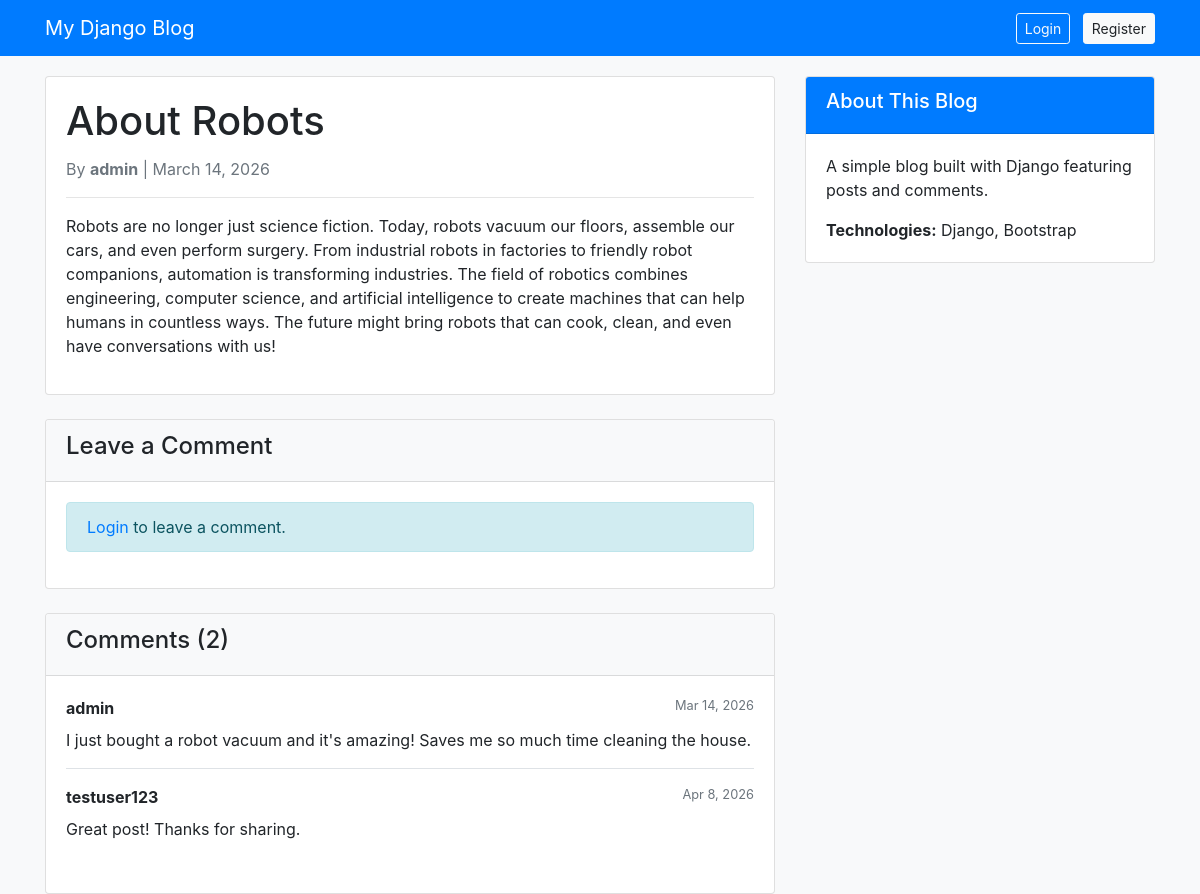
Page /about-robots/ on the committed database.
### blogapp/models.py (models this page shows, shortened)
class Post(models.Model):
    title = models.CharField(max_length=200, unique=True)
    slug = models.SlugField(max_length=200, unique=True)
    author = models.ForeignKey(User, on_delete=models.CASCADE, related_name='blog_posts')
    updated_on = models.DateTimeField(auto_now=True)
    content = models.TextField()
    created_on = models.DateTimeField(auto_now_add=True)
    status = models.IntegerField(choices=STATUS, default=0)
    class Meta:
        ordering = ['-created_on']

class Comment(models.Model):
    post = models.ForeignKey(Post, on_delete=models.CASCADE, related_name='comments')
    author = models.ForeignKey(User, on_delete=models.CASCADE)
    text = models.TextField()
    created_at = models.DateTimeField(auto_now_add=True)
    class Meta:
        ordering = ['created_at']

### blogapp/views.py (the view, shortened to what this page needs)
# urls.py: path('<slug:slug>/', views.PostDetail.as_view(), name='post_detail'),
class PostDetail(generic.DetailView):
    model = Post
    template_name = 'post_detail.html'
    def get_context_data(self, **kwargs):
        context = super().get_context_data(**kwargs)
        post = self.get_object()
        logger.info(f"PostDetail: Viewing post with slug: {post.slug}")
        context['comments'] = post.comments.all()
        logger.debug(f"Found {post.comments.count()} comments for this post")
        return context

### templates/post_detail.html
{% extends "base.html" %}
{% block content %}
<div class="row">
    <div class="col-md-8">
        <div class="card mb-4">
            <div class="card-body">
                <h1 class="card-title">{{ post.title }}</h1>
                <p class="text-muted">
                    By <strong>{{ post.author }}</strong> |
                    {{ post.created_on|date:"F j, Y" }}
                </p>
                <hr>
                <p class="card-text">{{ post.content|linebreaks }}</p>
            </div>
        </div>
        <div class="card mb-4">
            <div class="card-header bg-light">
                <h4>Leave a Comment</h4>
            </div>
            <div class="card-body">
                {% if user.is_authenticated %}
                    <form method="POST">
                        {% csrf_token %}
                        <div class="form-group">
                            <textarea name="comment_text" class="form-control" rows="3" placeholder="Write your comment here..." required></textarea>
                        </div>
                        <button type="submit" class="btn btn-primary">Post Comment</button>
                    </form>
                {% else %}
                    <div class="alert alert-info">
                        <a href="/login">Login</a> to leave a comment.
                    </div>
                {% endif %}
            </div>
        </div>
        <div class="card">
            <div class="card-header bg-light">
                <h4>Comments ({{ comments.count }})</h4>
            </div>
            <div class="card-body">
                {% for comment in comments %}
                <div class="mb-3 pb-3 {% if not forloop.last %}border-bottom{% endif %}">
                    <div class="d-flex justify-content-between">
                        <strong>{{ comment.author.username }}</strong>
                        <small class="text-muted">{{ comment.created_at|date:"M j, Y" }}</small>
                    </div>
                    <p class="mb-0 mt-2">{{ comment.text }}</p>
                </div>
                {% empty %}
                <p class="text-muted">No comments yet. Be the first to comment!</p>
                {% endfor %}
            </div>
        </div>
    </div>
    {% include 'sidebar.html' %}
</div>
{% endblock %}

### templates/base.html (shortened to what this page needs)
<!DOCTYPE html>
<html>
<head>
    <link rel="stylesheet" href="https://maxcdn.bootstrapcdn.com/bootstrap/4.0.0/css/bootstrap.min.css">
</head>
<body>
    <nav class="navbar navbar-expand-lg navbar-dark bg-primary">
        <div class="container">
            <a class="navbar-brand" href="{% url 'home' %}">My Django Blog</a>
            <div class="ml-auto">
                {% if user.is_authenticated %}
                    <span class="navbar-text text-white mr-3">Welcome, {{ user.username }}!</span>
                    <a href="/logout" class="btn btn-outline-light btn-sm">Logout</a>
                {% else %}
                    <a href="/login" class="btn btn-outline-light btn-sm mr-2">Login</a>
                    <a href="/register" class="btn btn-light btn-sm">Register</a>
                {% endif %}
            </div>
        </div>
    </nav>
    <div class="container">
        {% block content %}
        {% endblock %}
    </div>
</body>
</html>

### templates/sidebar.html
<div class="col-md-4">
    <div class="card mb-4">
        <div class="card-header bg-primary text-white">
            <h5>About This Blog</h5>
        </div>
        <div class="card-body">
            <p>A simple blog built with Django featuring posts and comments.</p>
            <p class="mb-0"><strong>Technologies:</strong> Django, Bootstrap</p>
        </div>
    </div>
</div>

### templates/base.html (style rules this page uses)
body { background-color: #f8f9fa; }
.navbar { margin-bottom: 20px; }

### rows in the picture
Post: title "About Robots", author "admin", created_on "March 14, 2026", content "Robots are no longer just science fiction. Today, robots vacuum our floors, assemble our cars, and even perform surgery. From industrial robots in factories to friendly robot companions, automation is transforming industries. The field of robotics combines engineering, computer science, and artificial intelligence to create machines that can help humans in countless ways. The future might bring robots that can cook, clean, and even have conversations with us!", count "2"
Comment: author.username "admin", created_at "Mar 14, 2026", text "I just bought a robot vacuum and it's amazing! Saves me so much time cleaning the house."
Comment: author.username "testuser123", created_at "Apr 8, 2026", text "Great post! Thanks for sharing."
